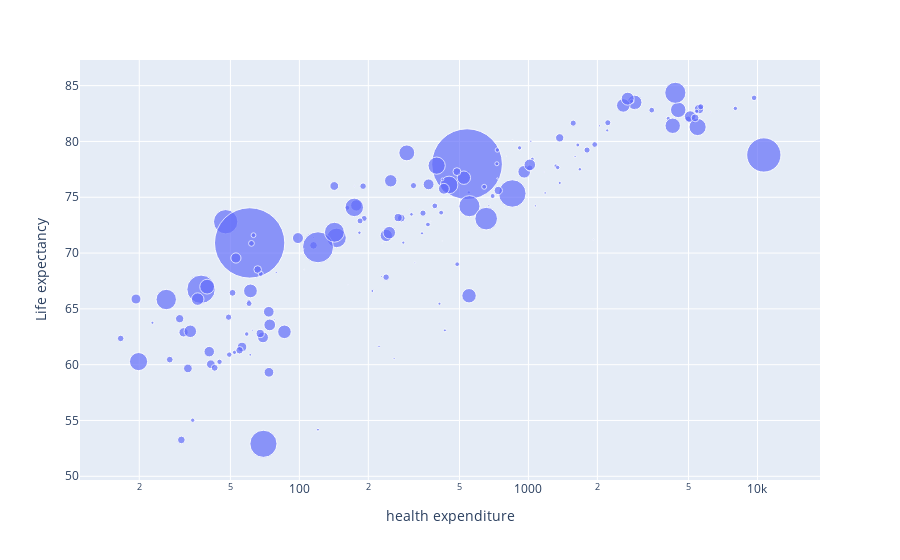

Notebook cell for this chart:
### Code cell
#df = px.data.gapminder()

fig = px.scatter(data, x="health expenditure", y="Life expectancy",
                 size="population",
                 hover_name="Country", log_x=True, size_max=50)
fig.show()

### Figure 1 — Plotly figure (JSON) as saved in the notebook; plotly's stock layout.template omitted (floating-point values rounded to 4 significant figures; data arrays with more than 128 entries replaced by an {"elided": "..."} marker saying what was removed)
{"data": [{"hovertemplate": "<b>%{hovertext}</b><br><br>health expenditure=%{x}<br>Life expectancy=%{y}<br>population=%{marker.size}<extra></extra>", "hovertext": {"elided": "168 str values"}, "legendgroup": "", "marker": {"color": "#636efa", "size": {"elided": "168 int values"}, "sizemode": "area", "sizeref": 564440, "symbol": "circle"}, "mode": "markers", "name": "", "orientation": "v", "showlegend": false, "type": "scatter", "x": {"elided": "168 float values"}, "xaxis": "x", "y": {"elided": "168 float values"}, "yaxis": "y"}], "layout": {"legend": {"itemsizing": "constant", "tracegroupgap": 0}, "margin": {"t": 60}, "xaxis": {"anchor": "y", "domain": [0, 1], "title": {"text": "health expenditure"}, "type": "log"}, "yaxis": {"anchor": "x", "domain": [0, 1], "title": {"text": "Life expectancy"}}}}
